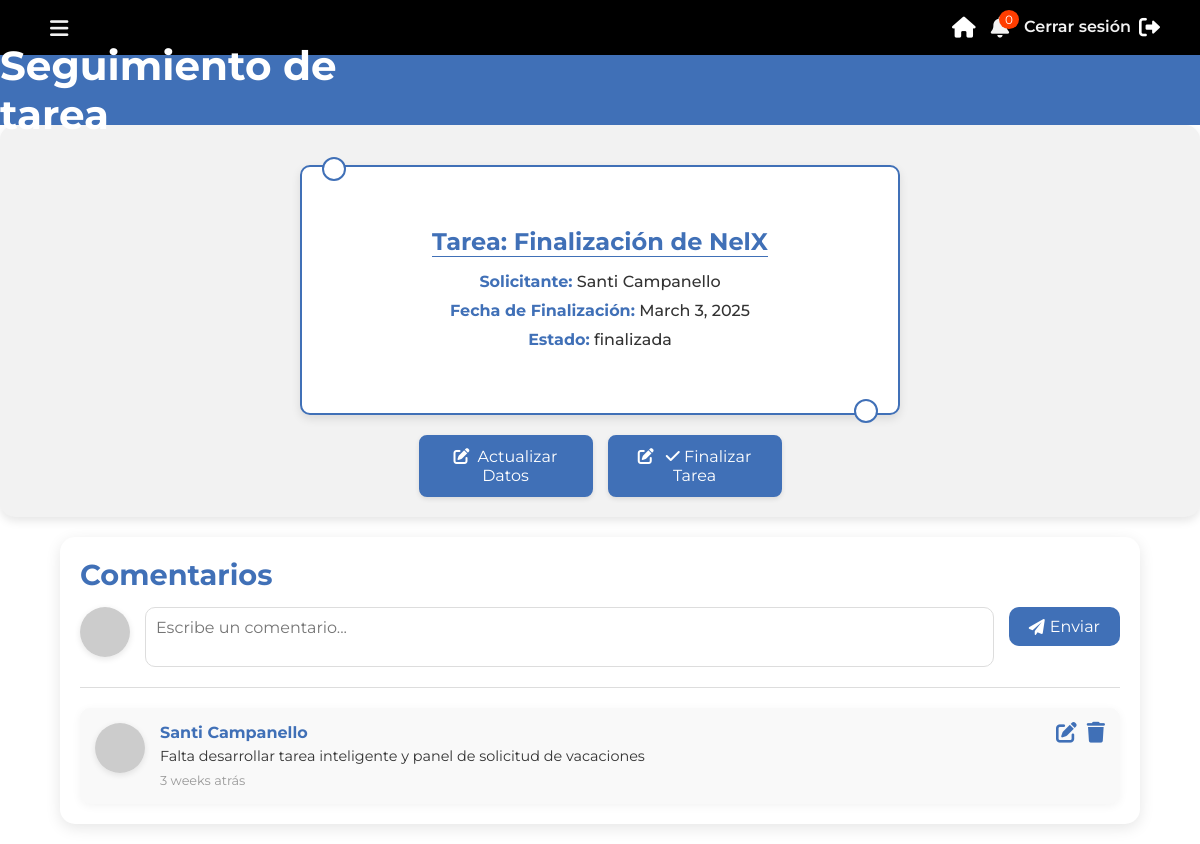
Screenshot of /tareas/2/gestionar/ (signed in) with the database file from the repository.
### core/models.py (models this page shows, shortened)
class SolicitudTarea(models.Model):
    ESTADOS = [
        ('pendiente', 'Pendiente'),
        ('aceptada', 'Aceptada'),
        ('rechazada', 'Rechazada'),
    ]
    solicitante = models.ForeignKey(User, related_name='solicitudes_enviadas', on_delete=models.CASCADE)
    destinatario = models.ForeignKey(User, related_name='solicitudes_recibidas', on_delete=models.CASCADE)
    descripcion = models.TextField()
    fecha_creacion = models.DateTimeField(auto_now_add=True)
    fecha_finalizacion = models.DateField(default=date.today)
    estado = models.CharField(max_length=10, choices=ESTADOS, default='pendiente')
    motivo_rechazo = models.TextField(blank=True, null=True)

class CustomUser(AbstractUser):
    sectores = models.ManyToManyField(Sector, related_name='usuarios', blank=True)
    profile_picture = models.ImageField(upload_to='profile_pictures/', blank=True, null=True)
    groups = models.ManyToManyField(
        'auth.Group',
        related_name='customuser_set',
        blank=True,
        help_text=('The groups this user belongs to. A user will get all permissions '
                   'granted to each of their groups.'),
        verbose_name=('groups'),
    )
    user_permissions = models.ManyToManyField(
        'auth.Permission',
        related_name='customuser_set',
        blank=True,
        help_text=('Specific permissions for this user.'),
        verbose_name=('user permissions'),
    )

class Comentario(models.Model):
    tarea = models.ForeignKey('SolicitudTarea', related_name='comentarios', on_delete=models.CASCADE)
    usuario = models.ForeignKey(User, related_name='comentarios', on_delete=models.CASCADE)
    texto = models.TextField()
    fecha_creacion = models.DateTimeField(auto_now_add=True)
    fecha_actualizacion = models.DateTimeField(auto_now=True)

### core/views.py (the view)
# urls.py: path('tareas/<int:tarea_id>/gestionar/', views.gestionar_tarea, name='gestionar_tarea'),
@login_required
def gestionar_tarea(request, tarea_id):
    tarea = get_object_or_404(
        SolicitudTarea,
        Q(id=tarea_id) & (Q(destinatario=request.user) | Q(solicitante=request.user))
    )
    return render(request, 'gestionar_tarea.html', {
        'tarea': tarea
    })

### core/context_processors.py (called while the page is built)
def notificaciones_context(request):
    if request.user.is_authenticated:
        notificaciones_no_leidas = Notificacion.objects.filter(
            tarea__sector__in=request.user.sectores.all(),
            leida=False
        )
        return {
            'notificaciones_no_leidas': notificaciones_no_leidas,
            'cantidad_no_leidas': notificaciones_no_leidas.count(),
        }
    return {}

### templates/gestionar_tarea.html (shortened to what this page needs)
{% load static %}
<!DOCTYPE html>
<html lang="es">
<head>
    <link rel="stylesheet" href="{% static 'css/gestionar_tarea.css' %}">
</head>
<body>
    {% include 'loading.html' %}
    {% include "header.html" %}
    <div class="section-title">
        <div class="section-design">
            <h2>Seguimiento de tarea</h2>
        </div>
    </div>
    <div class="gestion-tarea-container">
        <div class="tarea-detalle" id="tarea-detalle">
            <h3>Tarea: <span id="descripcion-texto">{{ tarea.descripcion }}</span></h3>
            <p><strong>Solicitante:</strong> {{ tarea.solicitante.first_name }} {{ tarea.solicitante.last_name }}</p>
            <p><strong>Fecha de Finalización:</strong>
                <span id="fecha-texto">{{ tarea.fecha_finalizacion }}</span>
            </p>
            <p><strong>Estado:</strong>
                <span id="estado-texto">{{ tarea.get_estado_display }}</span>
            </p>
        </div>
        <div class="tarea-acciones">
            <button id="btn-actualizar" class="btn-actualizar">Actualizar Datos</button>
            <button id="btn-finalizar" class="btn-actualizar">
                <i class="fas fa-check"></i> Finalizar Tarea
            </button>
        </div>
    </div>
    <div class="comentarios-container">
        <h2>Comentarios</h2>
        <div class="comentario-nuevo">
            <img src="https://via.placeholder.com/50" alt="User Avatar" class="user-avatar">
            <textarea placeholder="Escribe un comentario..." class="comentario-input"></textarea>
            <button class="btn-comentar"><i class="fas fa-paper-plane"></i> Enviar</button>
        </div>
        <hr class="comentarios-separador">
        <div class="comentarios-lista">
            {% for comentario in tarea.comentarios.all %}
            <div class="comentario" data-id="{{ comentario.id }}">
                <img src="https://via.placeholder.com/50" alt="User Avatar" class="user-avatar">
                <div class="comentario-detalle">
                    <h4>{{ comentario.usuario.get_full_name }}</h4>
                    <p class="comentario-texto">{{ comentario.texto }}</p>
                    <small>{{ comentario.fecha_creacion|timesince }} atrás</small>
                </div>
                <div class="comentario-acciones">
                    <button class="btn-editar" title="Editar"><i class="fas fa-edit"></i></button>
                    <button class="btn-eliminar" title="Eliminar"><i class="fas fa-trash"></i></button>
                </div>
            </div>
            {% empty %}
            <p class="comentarios-vacios">No hay comentarios aún. Sé el primero en comentar.</p>
            {% endfor %}
        </div>
    </div>
</body>
</html>

### static/CSS/gestionar_tarea.css (style rules this page uses)
.section-title { width: 100%; height: 70px; display: flex; justify-content: center; align-items: center; }
* { scrollbar-width: thin; scrollbar-color: #4070B7 #f4f6f9; }
.section-design { width: 100%; height: 70px; display: flex; flex-direction: column; justify-content: center; color: #ffffff; font-size: 27px; background: #4070B7; }
.section-design >h2 { width: 30%; display: flex; justify-content: end; }
.gestion-tarea-container { width: 100%; padding: 20px; background: #f2f2f2; border-radius: 15px; box-shadow: 0 4px 10px rgba(0, 0, 0, 0.1); text-align: center; }
.tarea-detalle { background: white; border: 2px solid #4070B7; border-radius: 10px; padding: 20px; margin: 20px auto; width: 100%; height: 250px; max-width: 600px; box-shadow: 0 4px 10px rgba(0, 0, 0, 0.1); position: relative; display: flex; flex-direction: column; justify-content: center; align-items: center; }
.tarea-detalle h3 { font-size: 1.5em; color: #4070B7; margin-bottom: 10px; border-bottom: .3px solid #4070B7; }
.tarea-detalle p { font-size: 1em; color: #333; margin: 5px 0; font-weight: 500; }
.tarea-detalle p strong { color: #4070B7; font-weight: bold; }
.tarea-detalle::before, .tarea-detalle::after { content: ''; position: absolute; width: 20px; height: 20px; background: white; border: 2px solid #4070B7; border-radius: 50%; }
.tarea-detalle::before { top: -10px; left: 20px; }
.tarea-detalle::after { bottom: -10px; right: 20px; }
.tarea-acciones { display: flex; justify-content: center; flex-wrap: wrap; gap: 15px; margin-top: 20px; }
.tarea-acciones button { background: #4070B7; color: #ffffff; border: 2px solid #4070B7; border-radius: 8px; width: 15%; font-size: 1em; padding: 10px 20px; cursor: pointer; transition: all 0.2s ease-in-out; box-shadow: 0 2px 5px rgba(0, 0, 0, 0.1); }
.btn-actualizar::before { content: '\f044'; font-family: "Font Awesome 5 Free"; margin-right: 8px; font-weight: 900; }
.comentarios-container { width: 90%; margin: 20px auto; padding: 20px; background: white; border-radius: 15px; box-shadow: 0 4px 15px rgba(0, 0, 0, 0.1); }
.comentarios-container h2 { font-size: 1.8em; margin-bottom: 15px; color: #4070B7; }
.comentarios-separador { border: none; border-top: 1px solid #ddd; margin: 20px 0; }
.comentario-nuevo { display: flex; align-items: flex-start; gap: 15px; margin-bottom: 20px; }
.comentario-nuevo .user-avatar { width: 50px; height: 50px; border-radius: 50%; box-shadow: 0 2px 6px rgba(0, 0, 0, 0.1); }
.comentario-nuevo .comentario-input { flex: 1; padding: 10px; font-size: 1em; border: 1px solid #ddd; border-radius: 10px; outline: none; resize: none; min-height: 50px; }
.comentario-nuevo .btn-comentar { background: #4070B7; color: white; border: none; border-radius: 10px; padding: 10px 20px; cursor: pointer; font-size: 1em; display: flex; align-items: center; gap: 5px; transition: background 0.3s; }
.comentarios-lista { display: flex; flex-direction: column; gap: 15px; }
.comentario { display: flex; gap: 15px; padding: 15px; background: #f9f9f9; border-radius: 10px; box-shadow: 0 2px 10px rgba(0, 0, 0, 0.05); align-items: flex-start; position: relative; }
.comentario .user-avatar { width: 50px; height: 50px; border-radius: 50%; box-shadow: 0 2px 6px rgba(0, 0, 0, 0.1); }
.comentario .comentario-detalle { flex: 1; }
.comentario .comentario-detalle h4 { margin: 0; font-size: 1em; color: #4070B7; font-weight: bold; }
.comentario .comentario-detalle p { margin: 5px 0; font-size: 0.9em; color: #333; }
.comentario .comentario-detalle small { font-size: 0.8em; color: #999; }
.comentario-acciones { display: flex; gap: 10px; height: 100%; justify-content: center; align-items: center; }
.comentario-acciones button { background: transparent; border: none; cursor: pointer; font-size: 1.3em; color: #4070B7; transition: color 0.3s, transform 0.2s; display: flex; align-items: center; justify-content: center; }

### static/CSS/loading.css (style rules this page uses)
:root { --primary-color: #4070B7; --secondary-color: #ffffff; --background-overlay: rgba(255, 255, 255, 0.966); --loading-bar-height: 8px; --loading-bar-radius: 10px; --font-family: 'Arial', sans-serif; }
* { margin: 0; padding: 0; box-sizing: border-box; }

### static/CSS/header.css (style rules this page uses)
* { box-sizing: border-box; margin: 0; padding: 0; font-family: "Montserrat", sans-serif; }

### rows the page displays
SolicitudTarea: descripcion "Finalización de NelX", solicitante.first_name "Santi", solicitante.last_name "Campanello", fecha_finalizacion "March 3, 2025", estado "finalizada"
Comentario: usuario.get_full_name "Santi Campanello", texto "Falta desarrollar tarea inteligente y panel de solicitud de vacaciones", fecha_creacion "3 weeks"

### other values shown
{{ cantidad_no_leidas }} "0"
